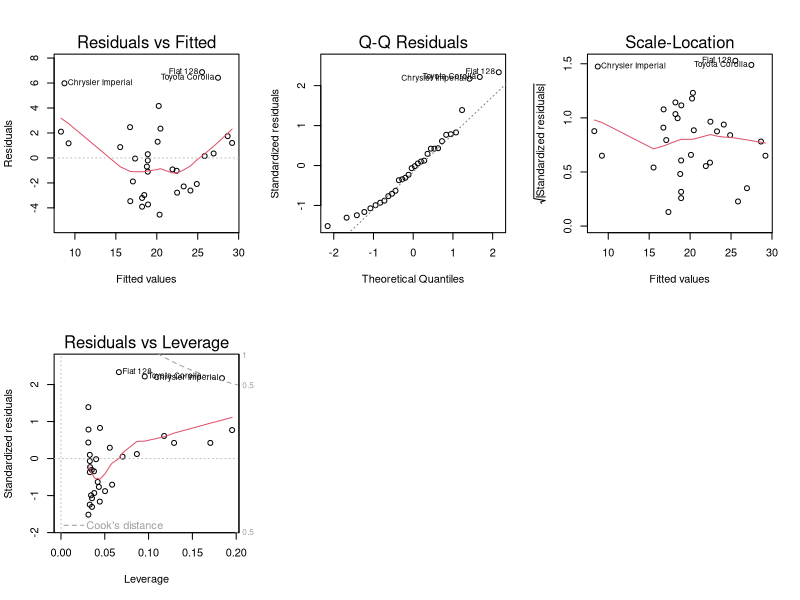
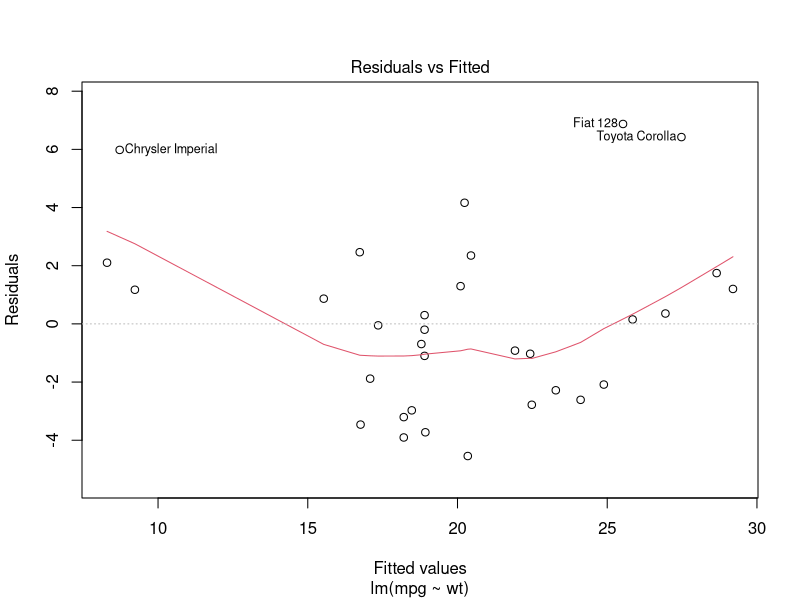
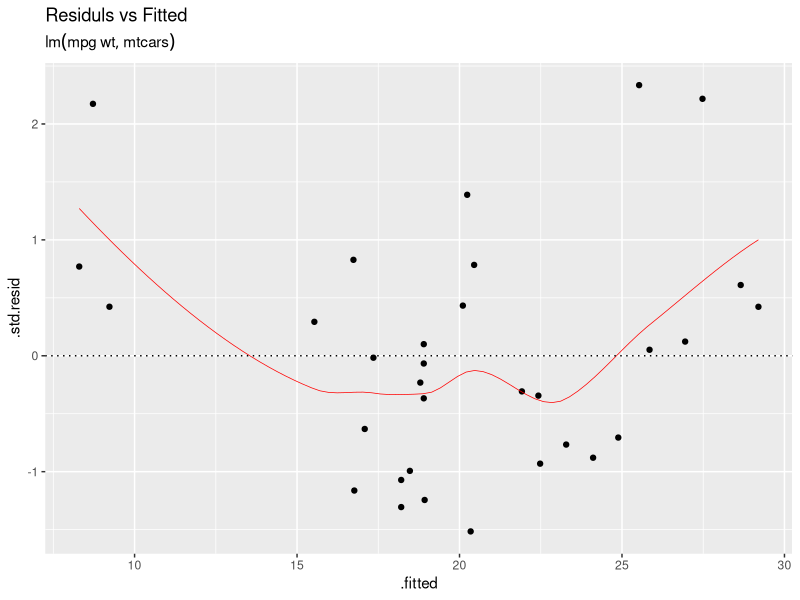
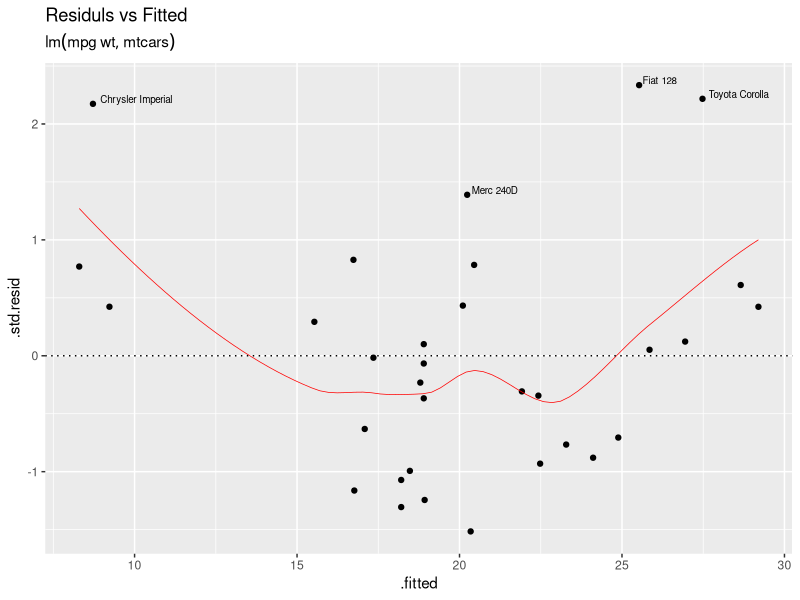
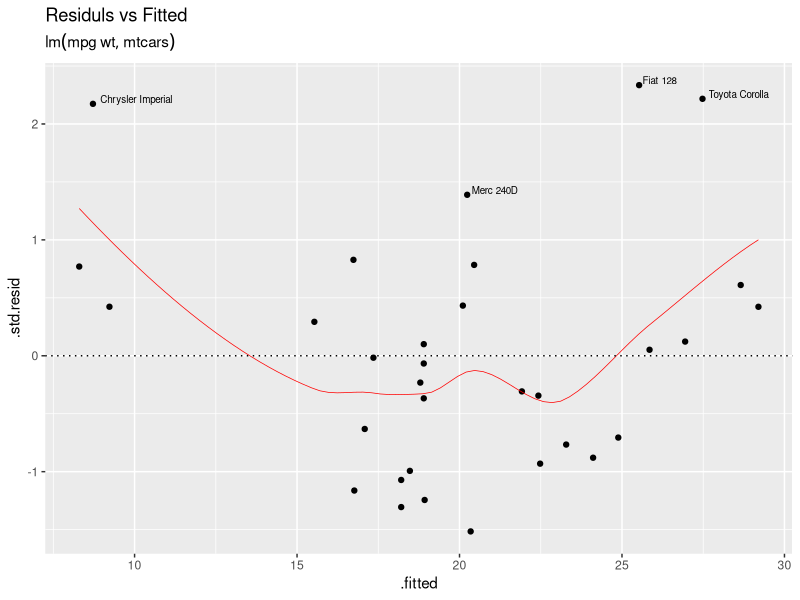
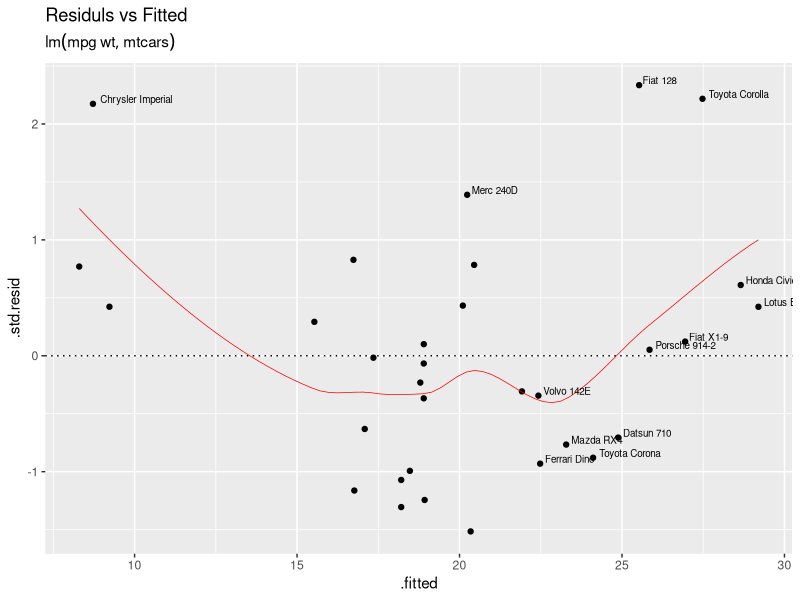
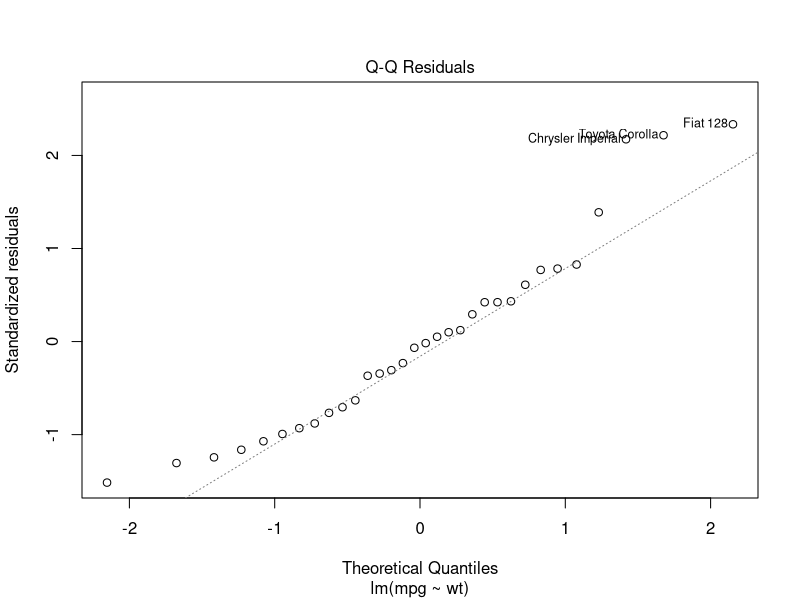
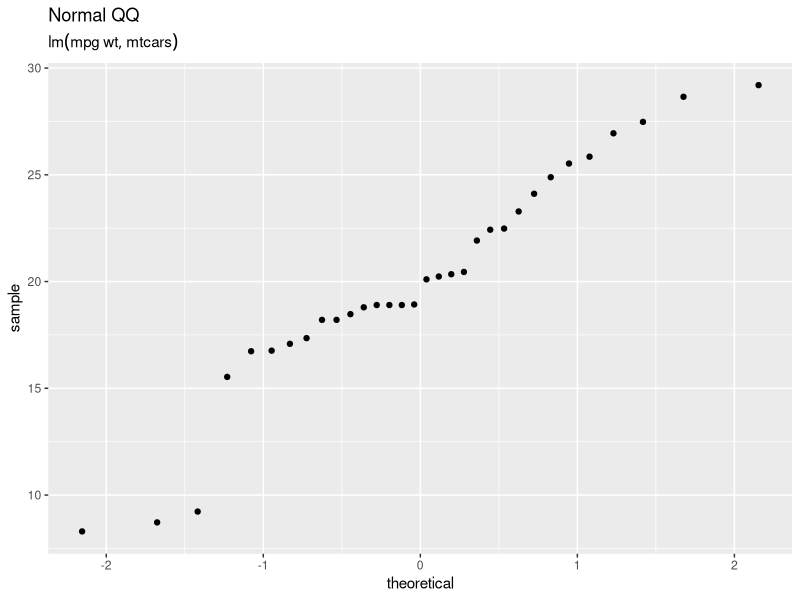

The R script that drew these images, in order: (Note: this script raises an error after producing the figures.)

# Tinker

library(tidyverse)
library(broom)

lm.1 <- lm(mpg ~ wt,data=mtcars)

########
lm.1
par(mfrow=c(2,3)) 
plot(lm.1) 
par(mfrow=c(1,1)) 
#resid vs fitt
tidy(lm.1)
glance(lm.1)
augment(lm.1)

############
My.Mod <- lm.1
Tidy.Mod <- augment(My.Mod)

class(My.Mod)
attributes(My.Mod)

################
# Res v Fitt
plot(My.Mod,which=1)

D1  <- augment(My.Mod) %>% 
  ggplot(aes(x=.fitted,y=.std.resid)) +
  geom_point() +
  geom_smooth(se=FALSE,colour="red",size=.25) +
  geom_hline(yintercept=0,linetype=3) +
  labs(title="Residuls vs Fitted",subtitle=My.Mod$call)

D1

# geom_text(aes(label=ifelse((x>4*IQR(x)|y>4*IQR(y)),label,"")), hjust=1.1)
D1 +geom_text(aes(label=ifelse((.std.resid>1*IQR(.std.resid)),
                               .rownames,"")),
              hjust=-0.1,vjust=-0.1,size=2.5)

D1 +geom_text(aes(label=ifelse((.std.resid>1*IQR(.std.resid)),
                               .rownames,"")),
              hjust=-0.1,vjust=-0.1,size=2.5)


D1 +geom_text(aes(label=ifelse((.std.resid>1*IQR(.std.resid)|
                                  .fitted>abs(4*IQR(.fitted))),
                               .rownames,"")),
              hjust=-0.1,vjust=-0.1,size=2.5)

#################
# Normal QQ

plot(My.Mod,which=2)
geom_qq()
?geom_qq

D2  <- augment(My.Mod) %>% 
  ggplot(aes(sample=.fitted)) +
  stat_qq() +
  labs(title="Normal QQ",subtitle=My.Mod$call)

D2 

D2 + geom_abline(intercept = 10, slope = 2,colour="red")
D2 + geom_abline(intercept = -5.344 , slope = 37.285,colour="red")

D2 + geom_smooth( se = FALSE)

################
#Scale Location
head(Tidy.Mod)
summary(sqrt(Tidy.Mod$.std.resid))

plot(My.Mod,which=3)

D3  <- augment(My.Mod) %>% 
  ggplot(aes(x=.fitted, y=sqrt(.std.resid))) +
  geom_point()+
  labs(title="Scale Location",subtitle=My.Mod$call) +
  geom_smooth(se=FALSE,colour="red",size=.25) 


D3

## text?
D3 + geom_text(aes(label=.rownames),
               nudge_x = 1,nudge_y = .1, colour="blue")

D3 + geom_text(aes(label=.rownames), colour="blue")
#y=top_n(5)

library(ggrepel)

D3 + geom_text_repel(aes(label = .rownames))

D3 + geom_text(aes(label=ifelse((.std.resid>1*IQR(.std.resid)),
                           .rownames,"")),
          hjust=-0.1,vjust=-0.1,size=2.5)

#######
#Cooks Distane

plot(My.Mod,which=4)

D4 <- augment(My.Mod) %>% 
  ggplot(aes(x=seq_along(.cooksd), y=.cooksd)) +
  geom_point(size = .75) +
  geom_col(width = .1) +
  labs(title="Cooks Dist",subtitle=My.Mod$call)

D4


D4 +geom_text(aes(label=ifelse((.cooksd>.2),.rownames,"")),
              hjust=-0.1,vjust=-0.1,size=2.5)


############

plot(My.Mod,which=5)
head(Tidy.Mod)
tidy(My.Mod)
lev = hat(model.matrix(My.Mod))

D5 <- augment(My.Mod) %>% 
  ggplot(aes(x=.hat, y=.std.resid)) +
  geom_point() +
  geom_hline(yintercept=0,linetype=3) +
  labs(title="Resid vs Leverage",subtitle=My.Mod$call)

D5

######
plot(My.Mod,which=6)

D6 <- augment(My.Mod) %>% 
  ggplot(aes(x=.hat, y=.cooksd)) +
  geom_point() +
  labs(title="CooksD vs Leverage",subtitle=My.Mod$call) 

D6


###
#Panel

#grid extra
library(gridExtra)
grid.arrange(D1, D2, D3, D4, D5, D6, ncol=2)

plot(My.Mod,which=)
